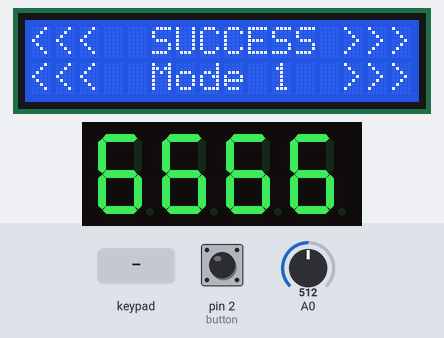
A sketch run on a simulated Arduino Uno, built with avr-gcc and run on an emulated ATmega328P. Shown: 16×2 character LCD, 4-digit seven-segment display. Inputs (shaded band) come from the test bench; at power-on: pin 2 (button) HIGH, A0 = 512. What the sketch prints to the serial monitor is not drawn.

Above: at 1.8 s.
1.9 s: key '1' pressed
At 3.6 s:
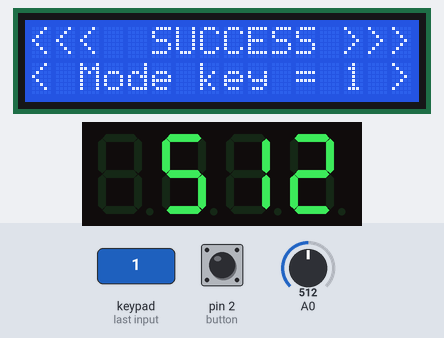
3.9 s: key 'C' pressed
At 4.6 s:
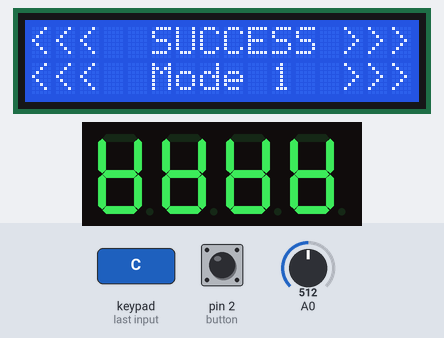
6.9 s: pin 2 (button) pulled LOW for 0.35 s
At 7.9 s:
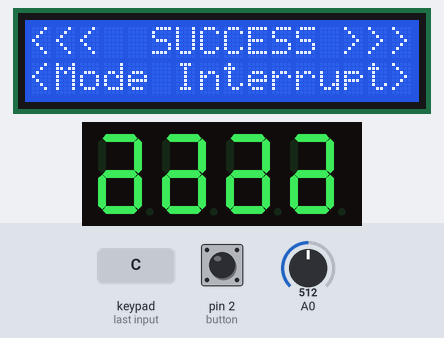
10.2 s: keypad keys 6 5 4 3 pressed 0.435 s apart
At 12.0 s:
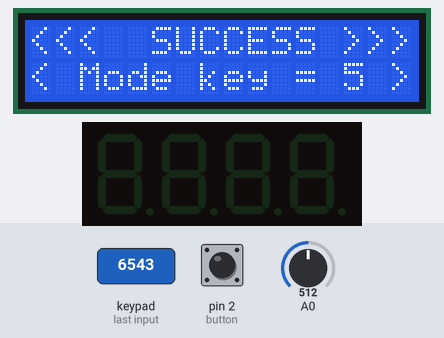
14.9 s: key 'C' pressed
At 17.5 s:
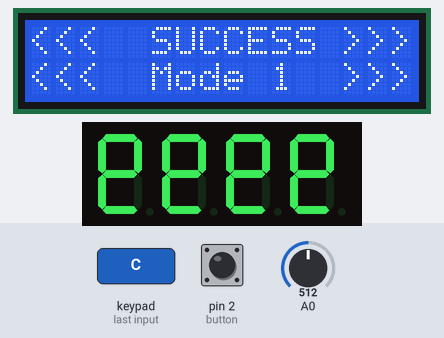
17.9 s: pin 2 (button) pulled LOW for 1 s
At 19.0 s:
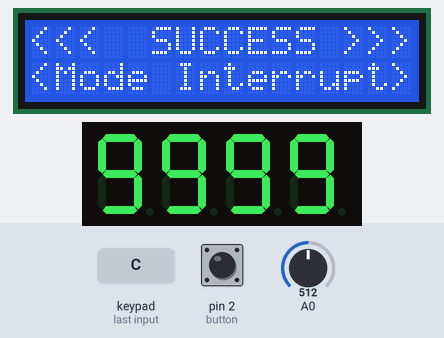
Timing chart, 0 to 20.9 s (numbered marks = the images above; inputs shaded):
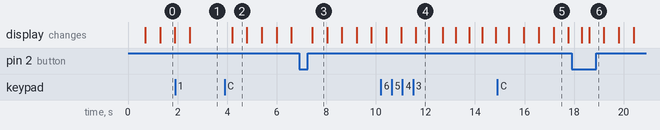

The sketch:

main.ino
```cpp
//Library untuk 7 segment, keypad, dan LCD I2C
#include <TM1637Display.h>
#include <Keypad.h>
#include <LiquidCrystal_I2C.h>

//Menginisialisasi ukuran LCD
LiquidCrystal_I2C lcd(0x27, 16, 2);

//Menginisialisasi pin pada arduino
const int CLK = 12;
const int DIO = 13;
const byte button = 2;

//Mendeklarasikan variabel interrupt, ADC, dan keypad
volatile byte state = LOW;
unsigned int adcval;
char key;

//4 baris
const byte ROWS = 4;

//4 kolom
const byte COLS = 4;

//pin untuk kontrol baris
byte colPins[COLS] = { 10, 9, 8, 7 };

//pin untuk kontrol kolom
byte rowPins[ROWS] = { 6, 5, 4, 3 };

//Penggambaran keypad ke program
char keys[ROWS][COLS] = {
  { '1', '2', '3', 'A' },  //
  { '4', '5', '6', 'B' },  //
  { '7', '8', '9', 'C' },  //
  { '*', '0', '#', 'D' }   //
};

//Mendeklarasi keypad
Keypad keypad = Keypad(makeKeymap(keys), rowPins, colPins, ROWS, COLS);

//Mendeklarasi display untuk 7 segment
TM1637Display display(CLK, DIO);

//Inisialisasi Segment a mati
const uint8_t a[] = {
  SEG_B | SEG_C | SEG_D | SEG_E | SEG_F | SEG_G
};

//Inisialisasi Segment b mati
const uint8_t b[] = {
  SEG_A | SEG_C | SEG_D | SEG_E | SEG_F | SEG_G
};

//Inisialisasi Segment c mati
const uint8_t c[] = {
  SEG_A | SEG_B | SEG_D | SEG_E | SEG_F | SEG_G
};

//Inisialisasi Segment d mati
const uint8_t d[] = {
  SEG_A | SEG_B | SEG_C | SEG_E | SEG_F | SEG_G
};

//Inisialisasi Segment e mati
const uint8_t e[] = {
  SEG_A | SEG_B | SEG_C | SEG_D | SEG_F | SEG_G
};

//Inisialisasi Segment f mati
const uint8_t f[] = {
  SEG_A | SEG_B | SEG_C | SEG_D | SEG_E | SEG_G
};

//Inisialisasi Segment g mati
const uint8_t g[] = {
  SEG_A | SEG_B | SEG_C | SEG_D | SEG_E | SEG_F
};


void setup() {
  Serial.begin(9600);
  lcd.begin();

  //Menginisialisasi pin button
  pinMode(button, INPUT_PULLUP);
  //Menambahkan tombol interrupt
  attachInterrupt(digitalPinToInterrupt(button), interupsi, FALLING);

  uint8_t allon[] = { 0xff, 0xff, 0xff, 0xff };


    //Menyalakan semua segment
    display.setBrightness(0x0f);
    display.setSegments(allon);

    lcd.setCursor(0, 0);
    lcd.setCursor(0, 1);

    lcd.print("<<<  LCD ON  >>>");
    lcd.print("<<<  SUCCESS >>>");


  //Jeda 500ms
  delay(500);
}

void loop() {

  //Masuk mode no 1
  modeawal();

}


//Fungsi untuk mode counter down 9-0 ketika menekan push button
void interrupt() {
  lcd.setCursor(0, 0);
  lcd.print("<<<  SUCCESS >>>");
  lcd.setCursor(0, 1);
  lcd.print("<Mode Interrupt>");
  for (int i = 9; i >= 0; i--) {
    display.showNumberDec(i, false);
  }
}


//Fungsi untuk mode menampilkan nilai ADC ketika menekan '1'
void adc() {
  int i = 1;
  while (i > 0) {
  lcd.setCursor(0, 0);
  lcd.print("<<<  SUCCESS >>>");
  lcd.setCursor(0, 1);
  lcd.print("< Mode key = 1 >");
    key = keypad.getKey();
    adcval = analogRead(A0);
    display.showNumberDec(ADC, false);
    Serial.println(ADC);
    delay(100);

    if (state) {
      state = false;
      interrupt();
    } else if (key == 'C' || key == 'c') {
      modeawal();
    }
    i++;
  }
}

//Fungsi untuk mode berkedip ketika menekan '5'
void blink() {
  int i = 1;
  uint8_t allon[] = { 0xff, 0xff, 0xff, 0xff };
  //Menyalakan semua lampu 7 segment
  display.setBrightness(0x0f);

  while (i > 0) {
    lcd.setCursor(0, 0);
    lcd.print("<<<  SUCCESS >>>");
    lcd.setCursor(0, 1);
    lcd.print("< Mode key = 5 >");
    key = keypad.getKey();
    if (state) {
      state = false;
      interrupt();
    } else if (key == '1') {
      adc();
    } else if (key == 'C' || key == 'c') {
      modeawal();
    }

    //Untuk nyala dan mati 7 Segment
    display.setBrightness(7, false);
    display.setSegments(allon);
    delay(500);
    display.setBrightness(7, true);
    display.setSegments(allon);

    key = keypad.getKey();

    //Jeda 500ms
    delay(500);
    if (state) {
      state = false;
      interrupt();
    } else if (key == '1') {
      adc();
    } else if (key == 'C' || key == 'c') {
      modeawal();
    }
    i++;
  }
}


//Fungsi untuk mode no 1
void modeawal() {
  int i, x = 1;
  while (x > 0) {
    lcd.setCursor(0, 0);
    lcd.print("<<<  SUCCESS >>>");
    lcd.setCursor(0, 1);
    lcd.print("<<<  Mode 1  >>>");

    //Segment a mati 1x
    for (i = 0; i < 2; i++) {
      key = keypad.getKey();
      display.setSegments(a, 1, 0);
      display.setSegments(a, 1, 1);
      display.setSegments(a, 1, 2);
      display.setSegments(a, 1, 3);
      //Jeda 500ms = 250 * 2
      delay(250);
      if (state) {
        state = false;
        interrupt();
      } else if (key == '1') {
        adc();
      } else if (key == '5') {
        blink();
      }
    }

    //Segment b mati 1x
    for (i = 0; i < 2; i++) {
      key = keypad.getKey();
      display.setSegments(b, 1, 0);
      display.setSegments(b, 1, 1);
      display.setSegments(b, 1, 2);
      display.setSegments(b, 1, 3);
      //Jeda 500ms = 250 * 2
      delay(250);
      if (state) {
        state = false;
        interrupt();
      } else if (key == '1') {
        adc();
      } else if (key == '5') {
        blink();
      }
    }

    //Segment c mati 1x
    for (i = 0; i < 2; i++) {
      key = keypad.getKey();
      display.setSegments(c, 1, 0);
      display.setSegments(c, 1, 1);
      display.setSegments(c, 1, 2);
      display.setSegments(c, 1, 3);
      //Jeda 500ms = 250 * 2
      delay(250);
      if (state) {
        state = false;
        interrupt();
      } else if (key == '1') {
        adc();
      } else if (key == '5') {
        blink();
      }
    }

    //Segment d mati 1x
    for (i = 0; i < 2; i++) {
      key = keypad.getKey();
      display.setSegments(d, 1, 0);
      display.setSegments(d, 1, 1);
      display.setSegments(d, 1, 2);
      display.setSegments(d, 1, 3);
      //Jeda 500ms = 250 * 2
      delay(250);
      if (state) {
        state = false;
        interrupt();
      } else if (key == '1') {
        adc();
      } else if (key == '5') {
        blink();
      }
    }

    //Segment e mati 1x
    for (i = 0; i < 2; i++) {
      key = keypad.getKey();
      display.setSegments(e, 1, 0);
      display.setSegments(e, 1, 1);
      display.setSegments(e, 1, 2);
      display.setSegments(e, 1, 3);
      //Jeda 500ms = 250 * 2
      delay(250);
      if (state) {
        state = false;
        interrupt();
      } else if (key == '1') {
        adc();
      } else if (key == '5') {
        blink();
      }
    }

    //Segment f mati 1x
    for (i = 0; i < 2; i++) {
      key = keypad.getKey();
      display.setSegments(f, 1, 0);
      display.setSegments(f, 1, 1);
      display.setSegments(f, 1, 2);
      display.setSegments(f, 1, 3);
      //Jeda 500ms = 250 * 2
      delay(250);
      if (state) {
        state = false;
        interrupt();
      } else if (key == '1') {
        adc();
      } else if (key == '5') {
        blink();
      }
    }

    //Segment g mati 1x
    for (i = 0; i < 2; i++) {
      key = keypad.getKey();
      display.setSegments(g, 1, 0);
      display.setSegments(g, 1, 1);
      display.setSegments(g, 1, 2);
      display.setSegments(g, 1, 3);
      //Jeda 500ms = 250 * 2
      delay(250);
      if (state) {
        state = false;
        interrupt();
      } else if (key == '1') {
        adc();
      } else if (key == '5') {
        blink();
      }
    }

    //Segment a mati 2x
    for (i = 0; i < 2; i++) {
      key = keypad.getKey();
      display.setSegments(a, 1, 0);
      display.setSegments(a, 1, 1);
      display.setSegments(a, 1, 2);
      display.setSegments(a, 1, 3);
      //Jeda 500ms = 250 * 2
      delay(250);
      if (state) {
        state = false;
        interrupt();
      } else if (key == '1') {
        adc();
      } else if (key == '5') {
        blink();
      }
    }

    //Segment b mati 2x
    for (i = 0; i < 2; i++) {
      key = keypad.getKey();
      display.setSegments(b, 1, 0);
      display.setSegments(b, 1, 1);
      display.setSegments(b, 1, 2);
      display.setSegments(b, 1, 3);
      //Jeda 500ms = 250 * 2
      delay(250);
      if (state) {
        state = false;
        interrupt();
      } else if (key == '1') {
        adc();
      } else if (key == '5') {
        blink();
      }
    }

    //Segment c mati 2x
    for (i = 0; i < 2; i++) {
      key = keypad.getKey();
      display.setSegments(c, 1, 0);
      display.setSegments(c, 1, 1);
      display.setSegments(c, 1, 2);
      display.setSegments(c, 1, 3);
      //Jeda 500ms = 250 * 2
      delay(250);
      if (state) {
        state = false;
        interrupt();
      } else if (key == '1') {
        adc();
      } else if (key == '5') {
        blink();
      }
    }

    //Segment d mati 2x
    for (i = 0; i < 2; i++) {
      key = keypad.getKey();
      display.setSegments(d, 1, 0);
      display.setSegments(d, 1, 1);
      display.setSegments(d, 1, 2);
      display.setSegments(d, 1, 3);
      //Jeda 500ms = 250 * 2
      delay(250);
      if (state) {
        state = false;
        interrupt();
      } else if (key == '1') {
        adc();
      } else if (key == '5') {
        blink();
      }
    }

    //Segment e mati 2x
    for (i = 0; i < 2; i++) {
      key = keypad.getKey();
      display.setSegments(e, 1, 0);
      display.setSegments(e, 1, 1);
      display.setSegments(e, 1, 2);
      display.setSegments(e, 1, 3);
      //Jeda 500ms = 250 * 2
      delay(250);
      if (state) {
        state = false;
        interrupt();
      } else if (key == '1') {
        adc();
      } else if (key == '5') {
        blink();
      }
    }

    //Segment f mati 2x
    for (i = 0; i < 2; i++) {
      key = keypad.getKey();
      display.setSegments(f, 1, 0);
      display.setSegments(f, 1, 1);
      display.setSegments(f, 1, 2);
      display.setSegments(f, 1, 3);
      //Jeda 500ms = 250 * 2
      delay(250);
      if (state) {
        state = false;
        interrupt();
      } else if (key == '1') {
        adc();
      } else if (key == '5') {
        blink();
      }
    }

    //Segment g mati 2x
    for (i = 0; i < 2; i++) {
      key = keypad.getKey();
      display.setSegments(g, 1, 0);
      display.setSegments(g, 1, 1);
      display.setSegments(g, 1, 2);
      display.setSegments(g, 1, 3);
      //Jeda 500ms = 250 * 2
      delay(250);
      if (state) {
        state = false;
        interrupt();
      } else if (key == '1') {
        adc();
      } else if (key == '5') {
        blink();
      }
    }

    //Menampilkan angka 4 pada digit terakhir dan 3 digitnya sisanya mati
    for (i = 0; i < 2; i++) {
      key = keypad.getKey();
      display.showNumberDec(4, false);
      //Jeda 500ms = 250 * 2
      delay(250);
      if (state) {
        state = false;
        interrupt();
      } else if (key == '1') {
        adc();
      } else if (key == '5') {
        blink();
      }
    }
  }
  x++;
}

//Membalikan kondisi interrupt ke awal
void interupsi() {
  state = !state;
}
```

Measured:
- after the input at 1.9 s, the display: changes after 0.59 s (image 1)
- after the input at 3.9 s, the display: changes after 0.30 s (image 2)
- after the input at 6.9 s, the display: changes after 0.53 s (image 3)
- after the input at 10.2 s, the display: first differs from a run without the input after 1.4 s (image 4)
- after the input at 14.9 s, the display: first differs from a run without the input after 1.1 s (image 5 shows a later state)
- after the input at 17.9 s, the display: first changes after 0.41 s (image 6 shows a later state)
- what the display in image 0 shows lasts 0.6 s, from 1.3 s to 1.9 s
